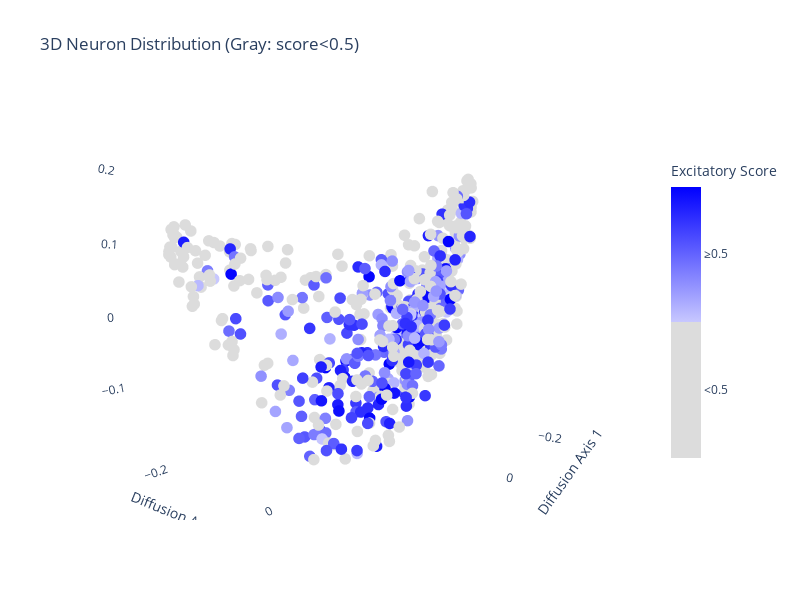

Notebook source saved alongside this figure:
### Code cell
fig = go.Figure()

fig.add_trace(go.Scatter3d(
    x=diffusion_coordinates[:, 0],
    y=diffusion_coordinates[:, 1],
    z=diffusion_coordinates[:, 2],
    mode='markers',
    marker=dict(
        size=4,
        colorscale=[[0, '#DCDCDC'], [0.5, '#DCDCDC'], [0.5001, 'rgb(200,200,255)'], [1, 'rgb(0,0,255)']],
        cmin=0,
        cmax=1,
        opacity=1,
        color=all_waveform['excitatory_score'],
        colorbar=dict(
            title='Excitatory Score',
            tickvals=[0.25, 0.75],
            ticktext=['<0.5', '≥0.5'],
            lenmode='fraction',
            len=0.75
        )
    ),
    name='Neurons'
))

fig.update_layout(
    title='3D Neuron Distribution (Gray: score<0.5)',
    scene=dict(
        xaxis_title='Diffusion Axis 1',
        yaxis_title='Diffusion Axis 2',
        zaxis_title='Diffusion Axis 3',
        camera=dict(eye=dict(x=1.5, y=1, z=0.1)),
        # 移除网格线和背景颜色
        xaxis=dict(
            showgrid=False,  # 移除X轴网格
            backgroundcolor="rgba(0,0,0,0)",  # 透明背景
            showbackground=False  # 移除背景
        ),
        yaxis=dict(
            showgrid=False,  # 移除Y轴网格
            backgroundcolor="rgba(0,0,0,0)",
            showbackground=False
        ),
        zaxis=dict(
            showgrid=False,  # 移除Z轴网格
            backgroundcolor="rgba(0,0,0,0)",
            showbackground=False
        ),
        bgcolor='rgba(0,0,0,0)'  # 整个场景透明背景
    ),
    width=800,
    height=600,
    plot_bgcolor='rgba(0,0,0,0)',  # 绘图区域透明背景
    paper_bgcolor='rgba(0,0,0,0)'  # 整个图表透明背景
)

fig.show()

### Figure 1 — Plotly figure (JSON) as saved in the notebook; plotly's stock layout.template omitted (floating-point values rounded to 4 significant figures; data arrays with more than 128 entries replaced by an {"elided": "..."} marker saying what was removed)
{"data": [{"marker": {"cmax": 1, "cmin": 0, "color": {"elided": "657 float values"}, "colorbar": {"len": 0.75, "lenmode": "fraction", "ticktext": ["<0.5", "≥0.5"], "tickvals": [0.25, 0.75], "title": {"text": "Excitatory Score"}}, "colorscale": [[0, "#DCDCDC"], [0.5, "#DCDCDC"], [0.5001, "rgb(200,200,255)"], [1, "rgb(0,0,255)"]], "opacity": 1, "size": 4}, "mode": "markers", "name": "Neurons", "type": "scatter3d", "x": {"elided": "657 float values"}, "y": {"elided": "657 float values"}, "z": {"elided": "657 float values"}}], "layout": {"height": 600, "paper_bgcolor": "rgba(0,0,0,0)", "plot_bgcolor": "rgba(0,0,0,0)", "scene": {"bgcolor": "rgba(0,0,0,0)", "camera": {"eye": {"x": 1.5, "y": 1, "z": 0.1}}, "xaxis": {"backgroundcolor": "rgba(0,0,0,0)", "showbackground": false, "showgrid": false, "title": {"text": "Diffusion Axis 1"}}, "yaxis": {"backgroundcolor": "rgba(0,0,0,0)", "showbackground": false, "showgrid": false, "title": {"text": "Diffusion Axis 2"}}, "zaxis": {"backgroundcolor": "rgba(0,0,0,0)", "showbackground": false, "showgrid": false, "title": {"text": "Diffusion Axis 3"}}}, "title": {"text": "3D Neuron Distribution (Gray: score<0.5)"}, "width": 800}}
